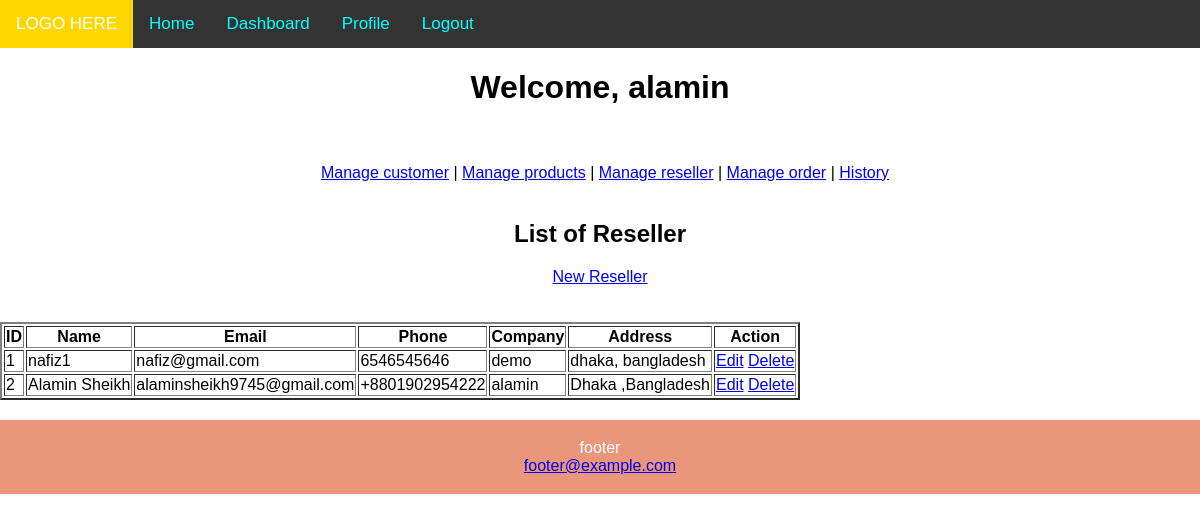
/view/showReseller.php (signed in), run on the app's committed database.
### tables this page shows
CREATE TABLE `reseller` (
  `id` int(11) NOT NULL,
  `name` varchar(255) NOT NULL,
  `email` varchar(255) NOT NULL,
  `phone` varchar(255) NOT NULL,
  `company` varchar(255) NOT NULL,
  `address` varchar(255) NOT NULL,
  `password` varchar(255) NOT NULL
);

### view/showReseller.php (the view, shortened to what this page needs)
<?php include "./partials/_nav.php"?>
<!DOCTYPE html>
<html lang="en">
<head>
    <link href="style.css" rel="stylesheet">
</head>
<body>
<div style="text-align:center">
<h1>Welcome, <?php echo $_SESSION['username']; ?></h1>
</div>
<br><br>
<div style="text-align:center">
<?php
		include "./nav.php";
		echo "<br>";
?>
<h2>List of Reseller </h2>
<a href="./createReseller.php" role="button">New Reseller</a>
<br><br><br>
<table border="2">
	<thead>
		<tr>
			<th>ID</th>
			<th>Name</th>
			<th>Email</th>
			<th>Phone</th>
            <th>Company</th>
			<th>Address</th>
			<th>Action</th>
		</tr>
	</thead>
	<tbody>
<?php
$conn = connect();
if ($conn) {
	$sql = "SELECT * FROM reseller";
	$result = $conn->query($sql);
	while($reseller = $result->fetch_assoc()){
		echo "
  <tr>
	<td>$reseller[id]</td>
	<td>$reseller[name]</td>
	<td>$reseller[email]</td>
	<td>$reseller[phone]</td>
    <td>$reseller[company]</td>
	<td>$reseller[address]</td>
	<td>
	<a href='./editReseller.php?id=$reseller[id]'>Edit</a>
	<a href='./deleteReseller.php?id=$reseller[id]'>Delete</a>
	</td>
  </tr>
";
	}
}
?>
	</tbody>
</table>
<?php include "./partials/footer.php"?>
</body>
</html>

### view/style.css (style rules this page uses)
body { margin: 0; font-family: Arial, Helvetica, sans-serif; }

### data on the page
reseller: id "1", name "nafiz1", email "nafiz@gmail.com", phone "6546545646", company "demo", address "dhaka, bangladesh"
reseller: id "2", name "Alamin Sheikh", email "alaminsheikh9745@gmail.com", phone "+8801902954222", company "alamin", address "Dhaka ,Bangladesh"

### other printed values
$_SESSION['username'] "alamin"
